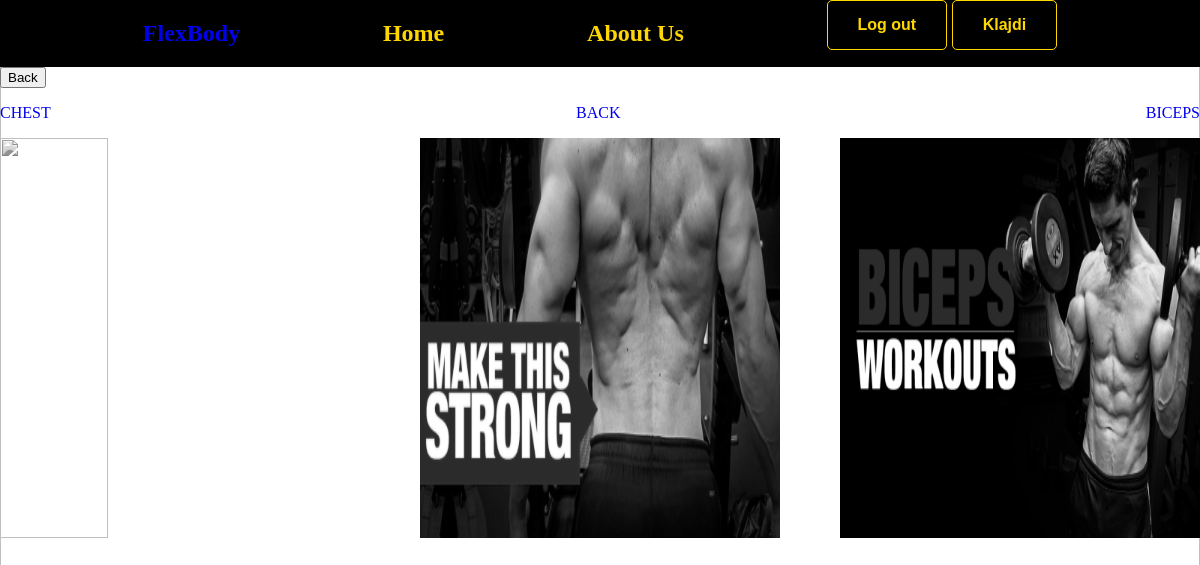
The page /create/ (signed in) on the database its author committed.
### account/models.py (models this page shows)
class User(AbstractBaseUser, PermissionsMixin):
    id = models.AutoField(primary_key=True, auto_created=True, editable=False)
    email = models.EmailField(unique=True)
    name = models.CharField(max_length=255, blank=True, null=True)
    is_active = models.BooleanField(default=True)
    is_superuser = models.BooleanField(default=False)
    is_staff = models.BooleanField(default=False)
    date_joined = models.DateTimeField(auto_now_add=True)
    last_login = models.DateTimeField(blank=True, null=True)
    objects = CustomUserManager()
    USERNAME_FIELD = 'email'
    EMAIL_FIELD = 'email'
    REQUIRED_FIELDS = ['name',]

### workouts/models.py (models this page shows)
class Category(models.Model):
    name = models.CharField(max_length=100)
    def __str__(self):
        return self.name

### workouts/views.py (the view)
# urls.py: path('create/', views.create_workout, name='create_workout'),
@login_required
def create_workout(request):
    categories = Category.objects.all()
    return render(request, 'workouts/create_workout.html', {'categories': categories})

### workouts/templates/workouts/create_workout.html (shortened to what this page needs)
{% extends 'core/base.html' %}
{% load static %}
{% block content %}
<button class="back"><a href="{{request.META.HTTP_REFERER|escape}}">Back</a></button>
 <div style="display: flex; justify-content: space-between;">
    {% for c in categories %}
    <ul>
    <div style="color: red; list-style: none;"><a href="{% url 'exercise' c.id %}">{{ c }}</a></div>
</ul>
     {% endfor %}
    </div>
<div class="categories-1">
    <img src="../../../static/images/chest-workouts.png" alt="">
    <img src="../../../static/images/AX_STRONG-LOW-BACK-1-480x270.jpg" alt="">
    <img src="../../../static/images/BICEPS_MAIN-IMAGE-480x270.png" alt="">
</div>
{% endblock %}

### core/templates/core/base.html (shortened to what this page needs)
{% load static %}
<!DOCTYPE html>
<html lang="en">
<head>
  <link rel="stylesheet" href="{% static 'style.css' %}">
</head>
<body>
  <nav>
    <a href="{% url 'index' %}">
      <h1 class="logo">FlexBody</h1>
    </a>
    <h1>Home</h1>
    <h1>About Us</h1>
    {% if user.is_authenticated %}
    <div class="button-container">
      <a href="{% url 'log-out' %}" class="button signup-button">Log out</a>
      <a href="#" class="button login-button">{{ user.name }}</a>
    </div>
  </nav>
  {% else %}
  <div class="button-container">
    <a href="{% url 'sign-up' %}" class="button signup-button">Sign Up</a>
    <a href="{% url 'log-in' %}" class="button login-button">Login</a>
  </div>
  {% endif %}
  {% block content %}
  {% endblock content %}
</body>
</html>

### static/style.css (style rules this page uses)
html, body { padding: 0 0; margin: 0 0; }
.button-container { font-family: Arial, sans-serif; text-align: center; }
.button { display: inline-block; padding: 15px 30px; font-size: 16px; font-weight: bold; text-align: center; text-decoration: none; cursor: pointer; border-radius: 5px; border: 1px solid gold; background-color: black; color: gold; transition: background-color 0.3s ease; }
nav { width: 100%; display: flex; justify-content: space-evenly; background-color: black; color: gold; }
.categories-1 { display: flex; justify-content: space-between; height: 50vh; width: 100%; }
.categories-1 img { height: 100%; width: 30%; -webkit-filter: grayscale(100%); filter: grayscale(100%); }
ul { list-style-type: none; padding: 0; }
a { text-decoration: none; }

### rows shown on the page
User: name "Klajdi"
Category: name "CHEST"
Category: name "BACK"
Category: name "BICEPS"
